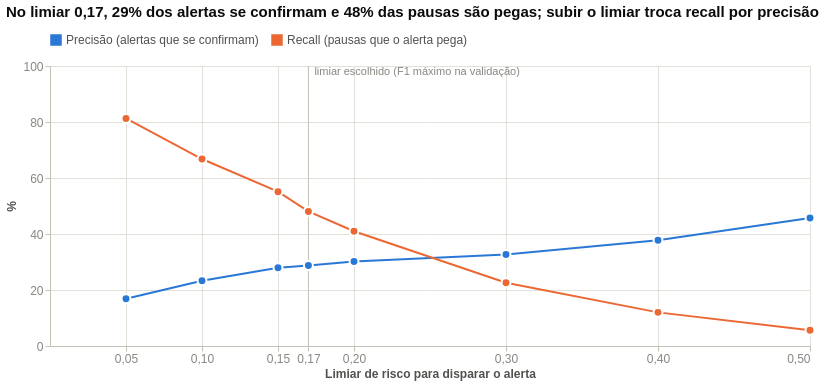

Notebook code cell kept with this figure:
### Code cell
na.grafico(graficos.grafico_limiar(churn["curva_limiar"], na.MODO))

### Figure 1 — Vega-Lite specification as saved in the notebook (floating-point values rounded to 4 significant figures)
{"$schema": "https://vega.github.io/schema/vega-lite/v6.4.1.json", "background": "#ffffff", "config": {"axis": {"domainColor": "#c3c2b7", "gridColor": "#e1e0d9", "gridWidth": 1, "labelColor": "#898781", "labelFontSize": 12, "tickColor": "#c3c2b7", "titleColor": "#52514e", "titleFontSize": 12}, "background": "transparent", "legend": {"labelColor": "#52514e", "labelFontSize": 12, "orient": "top", "padding": 0, "symbolType": "square", "titleColor": "#52514e"}, "text": {"color": "#0b0b0b"}, "title": {"anchor": "start", "color": "#0b0b0b", "fontSize": 15, "fontWeight": 600, "offset": 14}, "view": {"continuousHeight": 300, "continuousWidth": 300, "stroke": null}}, "datasets": {"data-0d7a8d45d27f02509771d11a951309b9": [{"alertas_no_teste": 473, "escolhido": true, "limiar": 0.17, "precisao_pct": 28.75, "recall_pct": 48.06, "t": "limiar escolhido (F1 máximo na validação)"}], "data-708424081eb50c89e93d6eec529828d6": [{"alertas_no_teste": 473, "escolhido": true, "limiar": 0.17, "precisao_pct": 28.75, "recall_pct": 48.06}], "data-b4b65610877772c987a84a971ef320d3": [{"alertas_no_teste": 1362, "escolhido": false, "limiar": 0.05, "pct": 16.89, "precisao_pct": 16.89, "recall_pct": 81.27, "serie": "Precisão (alertas que se confirmam)"}, {"alertas_no_teste": 810, "escolhido": false, "limiar": 0.1, "pct": 23.33, "precisao_pct": 23.33, "recall_pct": 66.78, "serie": "Precisão (alertas que se confirmam)"}, {"alertas_no_teste": 558, "escolhido": false, "limiar": 0.15, "pct": 27.96, "precisao_pct": 27.96, "recall_pct": 55.12, "serie": "Precisão (alertas que se confirmam)"}, {"alertas_no_teste": 473, "escolhido": true, "limiar": 0.17, "pct": 28.75, "precisao_pct": 28.75, "recall_pct": 48.06, "serie": "Precisão (alertas que se confirmam)"}, {"alertas_no_teste": 384, "escolhido": false, "limiar": 0.2, "pct": 30.21, "precisao_pct": 30.21, "recall_pct": 40.99, "serie": "Precisão (alertas que se confirmam)"}, {"alertas_no_teste": 196, "escolhido": false, "limiar": 0.3, "pct": 32.65, "precisao_pct": 32.65, "recall_pct": 22.61, "serie": "Precisão (alertas que se confirmam)"}, {"alertas_no_teste": 90, "escolhido": false, "limiar": 0.4, "pct": 37.78, "precisao_pct": 37.78, "recall_pct": 12.01, "serie": "Precisão (alertas que se confirmam)"}, {"alertas_no_teste": 35, "escolhido": false, "limiar": 0.5, "pct": 45.71, "precisao_pct": 45.71, "recall_pct": 5.65, "serie": "Precisão (alertas que se confirmam)"}, {"alertas_no_teste": 1362, "escolhido": false, "limiar": 0.05, "pct": 81.27, "precisao_pct": 16.89, "recall_pct": 81.27, "serie": "Recall (pausas que o alerta pega)"}, {"alertas_no_teste": 810, "escolhido": false, "limiar": 0.1, "pct": 66.78, "precisao_pct": 23.33, "recall_pct": 66.78, "serie": "Recall (pausas que o alerta pega)"}, {"alertas_no_teste": 558, "escolhido": false, "limiar": 0.15, "pct": 55.12, "precisao_pct": 27.96, "recall_pct": 55.12, "serie": "Recall (pausas que o alerta pega)"}, {"alertas_no_teste": 473, "escolhido": true, "limiar": 0.17, "pct": 48.06, "precisao_pct": 28.75, "recall_pct": 48.06, "serie": "Recall (pausas que o alerta pega)"}, {"alertas_no_teste": 384, "escolhido": false, "limiar": 0.2, "pct": 40.99, "precisao_pct": 30.21, "recall_pct": 40.99, "serie": "Recall (pausas que o alerta pega)"}, {"alertas_no_teste": 196, "escolhido": false, "limiar": 0.3, "pct": 22.61, "precisao_pct": 32.65, "recall_pct": 22.61, "serie": "Recall (pausas que o alerta pega)"}, {"alertas_no_teste": 90, "escolhido": false, "limiar": 0.4, "pct": 12.01, "precisao_pct": 37.78, "recall_pct": 12.01, "serie": "Recall (pausas que o alerta pega)"}, {"alertas_no_teste": 35, "escolhido": false, "limiar": 0.5, "pct": 5.65, "precisao_pct": 45.71, "recall_pct": 5.65, "serie": "Recall (pausas que o alerta pega)"}]}, "height": 280, "layer": [{"data": {"name": "data-708424081eb50c89e93d6eec529828d6"}, "encoding": {"x": {"field": "limiar", "type": "quantitative"}}, "mark": {"color": "#c3c2b7", "strokeWidth": 1, "type": "rule"}}, {"data": {"name": "data-0d7a8d45d27f02509771d11a951309b9"}, "encoding": {"text": {"field": "t", "type": "nominal"}, "x": {"field": "limiar", "type": "quantitative"}, "y": {"value": 12}}, "mark": {"align": "left", "color": "#898781", "dx": 6, "dy": -6, "fontSize": 11, "type": "text"}}, {"data": {"name": "data-b4b65610877772c987a84a971ef320d3"}, "encoding": {"color": {"field": "serie", "legend": {"labelLimit": 320, "title": null}, "scale": {"domain": ["Precisão (alertas que se confirmam)", "Recall (pausas que o alerta pega)"], "range": ["#2a78d6", "#eb6834"]}, "type": "nominal"}, "x": {"axis": {"labelExpr": "replace(replace(replace(format(datum.value, '.2f'), ',', '#'), '.', ','), '#', '.')", "values": [0.05, 0.1, 0.15, 0.17, 0.2, 0.3, 0.4, 0.5]}, "field": "limiar", "title": "Limiar de risco para disparar o alerta", "type": "quantitative"}, "y": {"field": "pct", "scale": {"domain": [0, 100]}, "title": "%", "type": "quantitative"}}, "mark": {"strokeWidth": 2, "type": "line"}}, {"data": {"name": "data-b4b65610877772c987a84a971ef320d3"}, "encoding": {"color": {"field": "serie", "legend": {"labelLimit": 320, "title": null}, "scale": {"domain": ["Precisão (alertas que se confirmam)", "Recall (pausas que o alerta pega)"], "range": ["#2a78d6", "#eb6834"]}, "type": "nominal"}, "tooltip": [{"field": "limiar", "format": ".2f", "title": "Limiar", "type": "quantitative"}, {"field": "serie", "title": "Medida", "type": "nominal"}, {"field": "pct", "format": ".1f", "title": "%", "type": "quantitative"}, {"field": "alertas_no_teste", "format": ",", "title": "Alertas no teste", "type": "quantitative"}], "x": {"axis": {"labelExpr": "replace(replace(replace(format(datum.value, '.2f'), ',', '#'), '.', ','), '#', '.')", "values": [0.05, 0.1, 0.15, 0.17, 0.2, 0.3, 0.4, 0.5]}, "field": "limiar", "title": "Limiar de risco para disparar o alerta", "type": "quantitative"}, "y": {"field": "pct", "scale": {"domain": [0, 100]}, "title": "%", "type": "quantitative"}}, "mark": {"filled": true, "opacity": 1, "size": 80, "stroke": "#ffffff", "strokeWidth": 2, "type": "point"}}], "title": "No limiar 0,17, 29% dos alertas se confirmam e 48% das pausas são pegas; subir o limiar troca recall por precisão", "width": 760}
